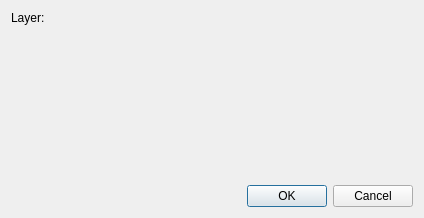
<?xml version="1.0" encoding="UTF-8"?>
<ui version="4.0">
 <class>QG_DlgDimension</class>
 <widget class="QDialog" name="QG_DlgDimension">
  <property name="geometry">
   <rect>
    <x>0</x>
    <y>0</y>
    <width>424</width>
    <height>218</height>
   </rect>
  </property>
  <property name="baseSize">
   <size>
    <width>0</width>
    <height>0</height>
   </size>
  </property>
  <property name="windowTitle">
   <string>Dimension</string>
  </property>
  <property name="sizeGripEnabled">
   <bool>false</bool>
  </property>
  <layout class="QVBoxLayout">
   <property name="spacing">
    <number>6</number>
   </property>
   <property name="margin" stdset="0">
    <number>11</number>
   </property>
   <item>
    <layout class="QHBoxLayout">
     <item>
      <layout class="QVBoxLayout">
       <item>
        <layout class="QHBoxLayout">
         <item>
          <widget class="QLabel" name="lLayer">
           <property name="sizePolicy">
            <sizepolicy hsizetype="Preferred" vsizetype="Preferred">
             <horstretch>0</horstretch>
             <verstretch>0</verstretch>
            </sizepolicy>
           </property>
           <property name="toolTip">
            <string>Layer of dimension</string>
           </property>
           <property name="text">
            <string>Layer:</string>
           </property>
           <property name="wordWrap">
            <bool>false</bool>
           </property>
          </widget>
         </item>
         <item>
          <widget class="QG_LayerBox" name="cbLayer" native="true"/>
         </item>
        </layout>
       </item>
       <item>
        <widget class="QG_WidgetPen" name="wPen" native="true">
         <property name="sizePolicy">
          <sizepolicy hsizetype="MinimumExpanding" vsizetype="MinimumExpanding">
           <horstretch>0</horstretch>
           <verstretch>0</verstretch>
          </sizepolicy>
         </property>
         <property name="toolTip">
          <string>Pen attributes</string>
         </property>
        </widget>
       </item>
      </layout>
     </item>
     <item>
      <widget class="QG_DimensionLabelEditor" name="wLabel" native="true"/>
     </item>
    </layout>
   </item>
   <item>
    <widget class="QDialogButtonBox" name="buttonBox">
     <property name="standardButtons">
      <set>QDialogButtonBox::Cancel|QDialogButtonBox::Ok</set>
     </property>
    </widget>
   </item>
  </layout>
 </widget>
 <layoutdefault spacing="6" margin="11"/>
 <customwidgets>
  <customwidget>
   <class>QG_WidgetPen</class>
   <extends>QWidget</extends>
   <header>qg_widgetpen.h</header>
  </customwidget>
  <customwidget>
   <class>QG_LayerBox</class>
   <extends>QWidget</extends>
   <header>qg_layerbox.h</header>
  </customwidget>
  <customwidget>
   <class>QG_DimensionLabelEditor</class>
   <extends>QWidget</extends>
   <header>qg_dimensionlabeleditor.h</header>
  </customwidget>
 </customwidgets>
 <resources/>
 <connections>
  <connection>
   <sender>buttonBox</sender>
   <signal>rejected()</signal>
   <receiver>QG_DlgDimension</receiver>
   <slot>reject()</slot>
   <hints>
    <hint type="sourcelabel">
     <x>211</x>
     <y>194</y>
    </hint>
    <hint type="destinationlabel">
     <x>20</x>
     <y>20</y>
    </hint>
   </hints>
  </connection>
  <connection>
   <sender>buttonBox</sender>
   <signal>accepted()</signal>
   <receiver>QG_DlgDimension</receiver>
   <slot>accept()</slot>
   <hints>
    <hint type="sourcelabel">
     <x>211</x>
     <y>194</y>
    </hint>
    <hint type="destinationlabel">
     <x>20</x>
     <y>20</y>
    </hint>
   </hints>
  </connection>
 </connections>
</ui>
